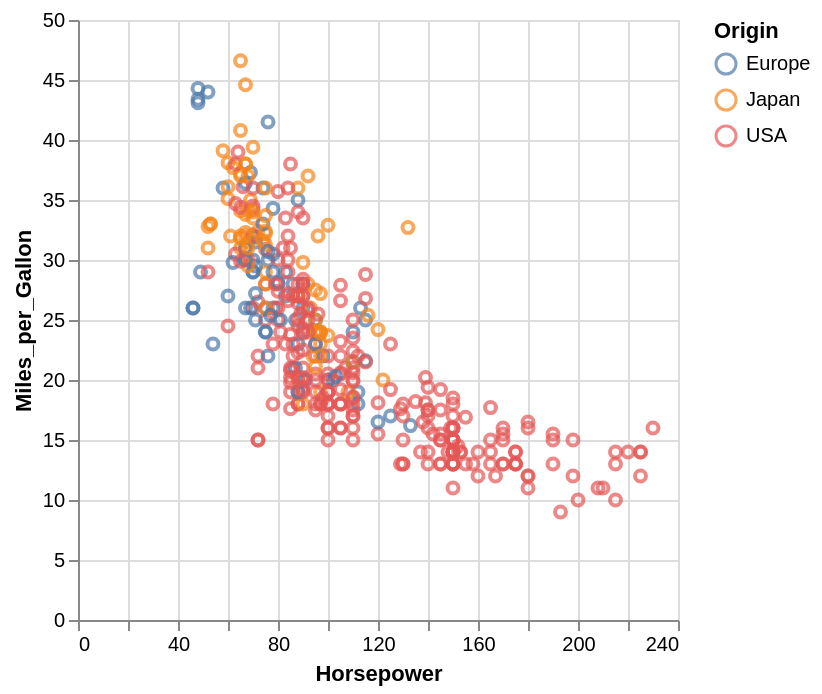

Notebook code for this chart:
### Markdown cell above
# Altair

### Code cell
import altair as alt
from vega_datasets import data

cars = data.cars()

chart = alt.Chart(cars).mark_point().encode(
    x='Horsepower',
    y='Miles_per_Gallon',
    color='Origin',
    tooltip=['Name', 'Origin', 'Horsepower', 'Miles_per_Gallon']
).interactive()

chart

### Figure 1 — Vega-Lite specification as saved in the notebook (floating-point values rounded to 4 significant figures; data arrays with more than 128 entries replaced by an {"elided": "..."} marker saying what was removed)
{"config": {"view": {"continuousWidth": 300, "continuousHeight": 300}}, "data": {"name": "data-583e73726c1545c56c203344161a975c"}, "mark": {"type": "point"}, "encoding": {"color": {"field": "Origin", "type": "nominal"}, "tooltip": [{"field": "Name", "type": "nominal"}, {"field": "Origin", "type": "nominal"}, {"field": "Horsepower", "type": "quantitative"}, {"field": "Miles_per_Gallon", "type": "quantitative"}], "x": {"field": "Horsepower", "type": "quantitative"}, "y": {"field": "Miles_per_Gallon", "type": "quantitative"}}, "params": [{"name": "param_1", "select": {"type": "interval", "encodings": ["x", "y"]}, "bind": "scales"}], "$schema": "https://vega.github.io/schema/vega-lite/v5.20.1.json", "datasets": {"data-583e73726c1545c56c203344161a975c": {"elided": "406 records"}}}
